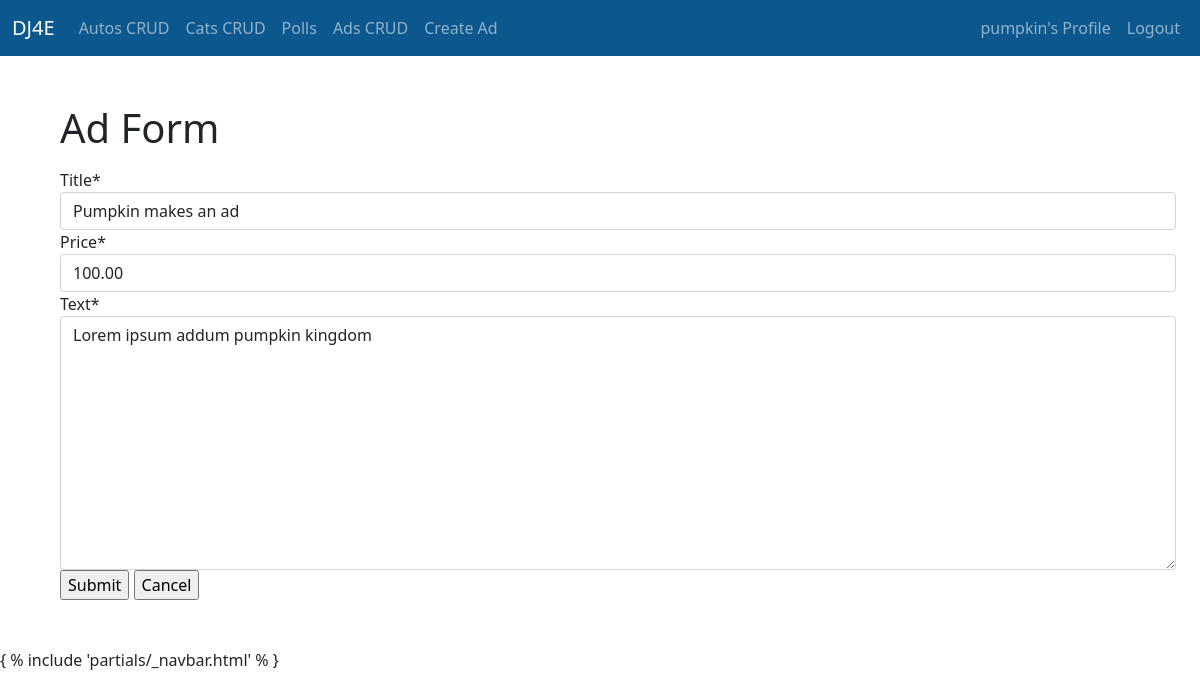
Screenshot of /ads/ad/8/update (signed in) with the database file from the repository.
### ads/models.py (models this page shows, shortened)
class Ad(models.Model) :
    title = models.CharField(
            max_length=200,
            validators=[MinLengthValidator(2, "Title must be greater than 2 characters")]
    )
    price = models.DecimalField(max_digits=7, decimal_places=2, null=True)
    text = models.TextField()
    owner = models.ForeignKey(settings.AUTH_USER_MODEL, on_delete=models.CASCADE)
    created_at = models.DateTimeField(auto_now_add=True)
    updated_at = models.DateTimeField(auto_now=True)
    picture = models.BinaryField(null=True, editable=True)
    content_type = models.CharField(max_length=256, null=True, help_text='The MIMEType of the file')

### ads/views.py (the view)
class AdUpdateView(OwnerUpdateView):
    model = Ad
    fields = ['title', 'price', 'text']

### ads/owner.py (called while the page is built)
    def get_queryset(self):
        print('update get_queryset called')
        """ Limit a User to only modifying their own data. """
        qs = super(OwnerUpdateView, self).get_queryset()
        return qs.filter(owner=self.request.user)

### home/context_processors.py (called while the page is built)
def settings(request):
    return {
        'settings': django_settings,
    }

### ads/templates/ads/ad_form.html (shortened to what this page needs)
{% extends "base_bootstrap.html" %}
{% block content %}
<h1>Ad Form</h1>
{% load crispy_forms_tags %}
<p>
    <form action="" method="post">
      <table>
      {{ form|crispy }}
      </table>
      <input type="submit" value="Submit">
      <input type="submit"
      onclick="window.location='{% url 'ads:all' %}' ; return false;"
      value="Cancel">
    </form>
  </p>
  {% endblock %}

### home/templates/partials/_navbar.html (shortened to what this page needs)
<nav class="navbar navbar-expand-lg navbar-dark" style="background-color:  #0c578d;">
    <div class="container-fluid">
      <a class="navbar-brand" href="#">DJ4E</a>
      <div class="collapse navbar-collapse" id="navbarSupportedContent">
          <ul class="navbar-nav me-auto mb-2 mb-lg-0">
            <li class="nav-item">
              <a class="nav-link {% if 'autos' == request.path %} active" style="color: red;" {% endif %} aria-current="page" href="{{ autos }}">Autos CRUD</a>
            </li>
            <li class="nav-item">
              <a class="nav-link" aria-current="page" href="{% url 'cats:cat_list' %}">Cats CRUD</a>
            </li>
            <li class="nav-item">
              <a class="nav-link" aria-current="page" href="{% url 'polls:index' %}">Polls</a>
            </li>
            <li class="nav-item">
              <a class="nav-link" aria-current="page" href="{% url 'ads:all' %}">Ads CRUD</a>
            </li>
            <li class="nav-item">
              <a class="nav-link" aria-current="page" href="{% url 'ads:ad_create' %}">Create Ad</a>
            </li>
          </ul>
        </div>
  <div class="nav navbar-nav navbar-right">
    {% if user.is_authenticated %}
      <a class="nav-item nav-link" href="#">{{user}}'s Profile</a>
      <a class="nav-item nav-link" href="#">Logout</a>
    {% else %}
      <a class="nav-item nav-link" href="{% url 'login' %}">Login</a>
      <a class="nav-item nav-link" href="{% url 'logout' %}">Register</a>
    {% endif %}
  </div>
      </div>
    </nav>

### rows the page displays
Ad: title "Pumpkin makes an ad", price "100.00", text "Lorem ipsum addum pumpkin kingdom"

### other values shown
{{ user }} "pumpkin"
